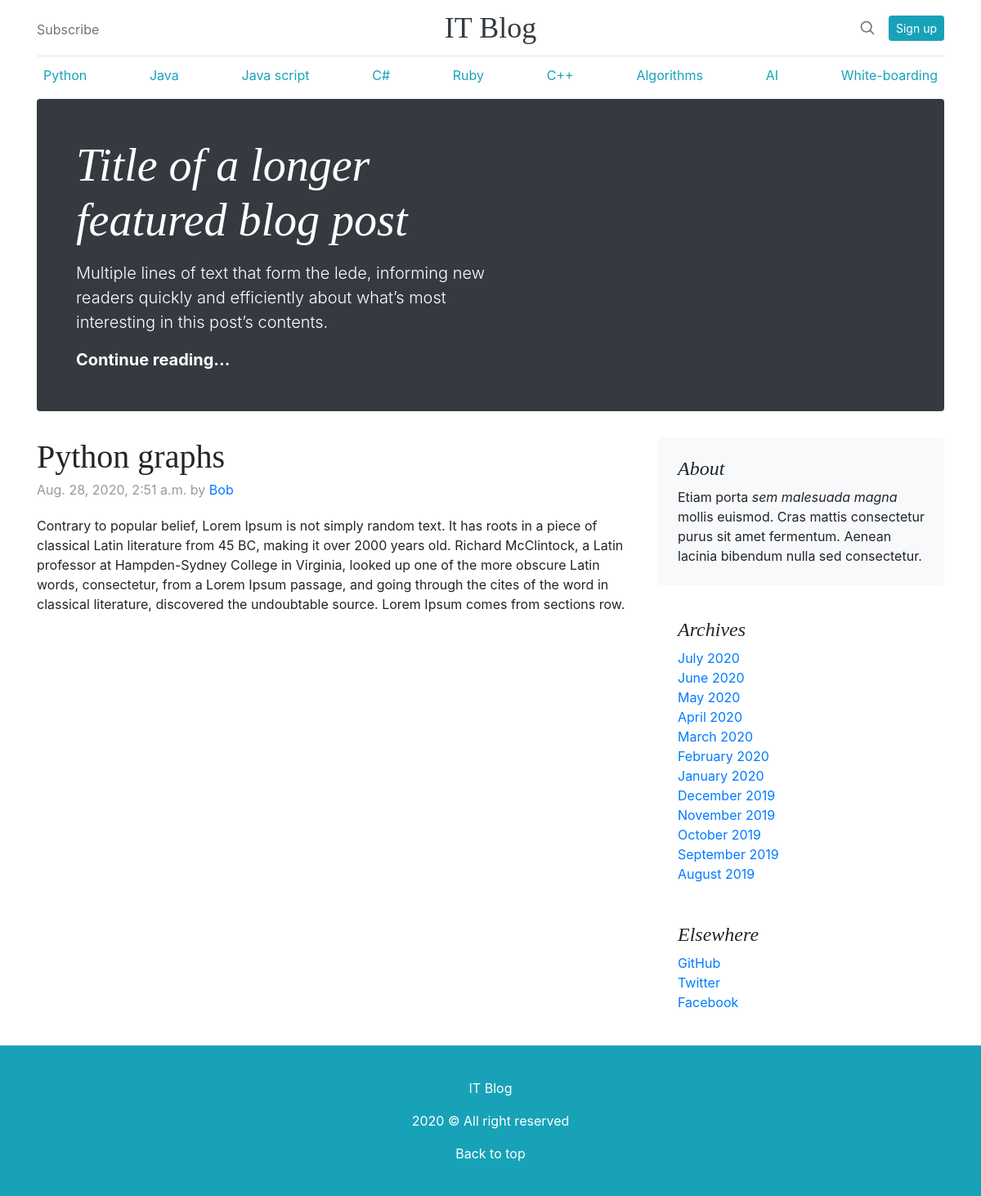
The page /post_detail/2 on the database as committed earlier.
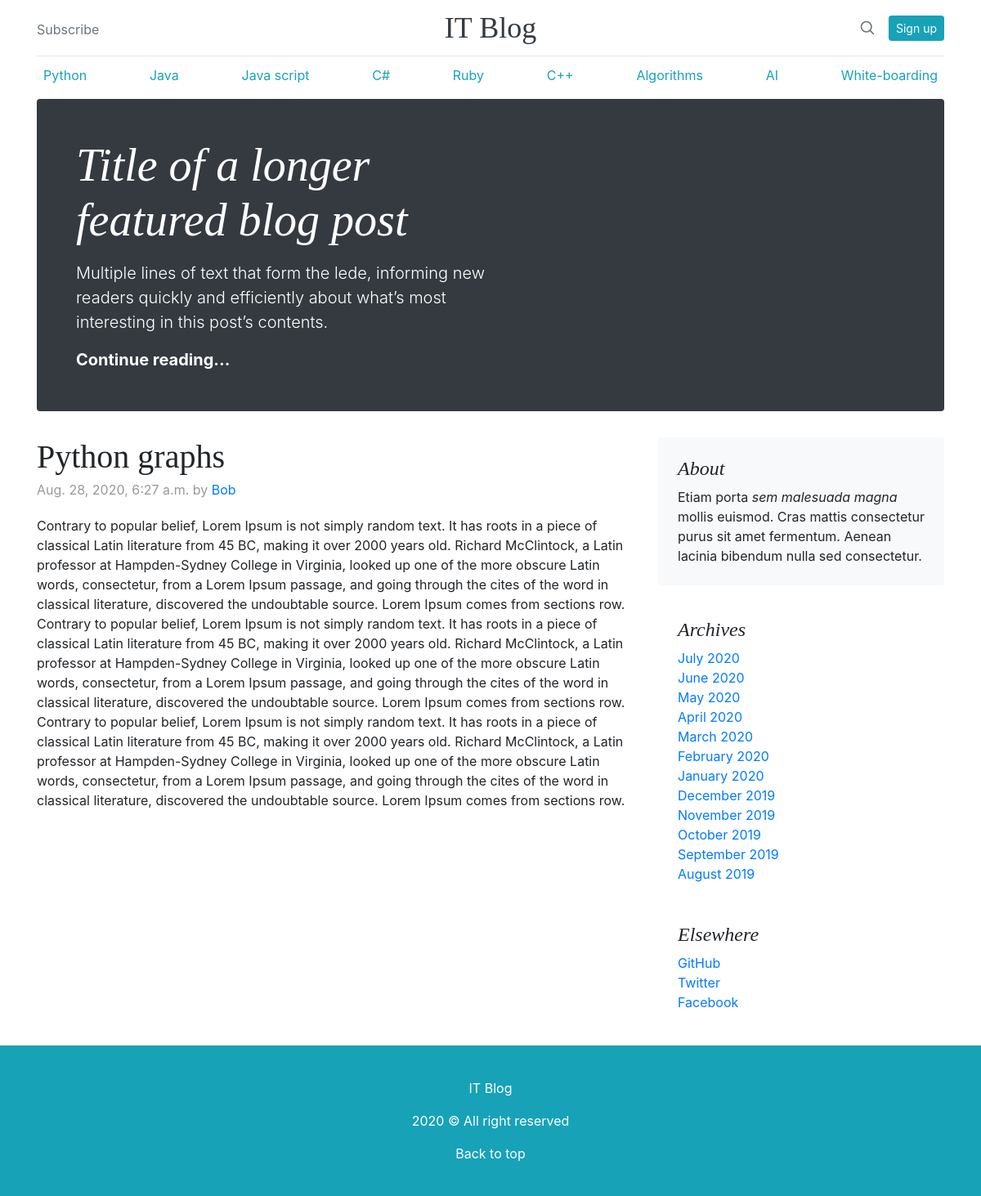
The same page on the database as committed later.
### blog/models.py (models this page shows)
class Blog(models.Model):
    title = models.CharField(max_length=64)
    author = models.ForeignKey('auth.user', on_delete=models.CASCADE)
    rubric = models.CharField(max_length=64, null=True)
    body = models.TextField(null=True)
    time = models.DateTimeField(auto_now=True)

### blog/views.py (the view)
# urls.py: path('post_detail/<int:pk>', PostPageView.as_view(), name='post_detail'),
class PostPageView(DetailView):
    template_name = "post_detail.html"
    model = Blog

### templates/post_detail.html (shortened to what this page needs)
{% extends 'base.html'%}
{% block content %}
<div class="blog-post">
    <h2 class="blog-post-title">{{blog.title}}</h2>
    <p class="blog-post-meta">{{blog.time}} by <a href="#">{{blog.author}}</a></p>
    <p>{{blog.body}}</p>
  </div>
{% endblock content %}

### templates/base.html (shortened to what this page needs)
<!DOCTYPE html>
<html lang="en">
    <head>
    <link rel="stylesheet" href="/static/style.css" type="text/css">
    <link rel="stylesheet" href="https://stackpath.bootstrapcdn.com/bootstrap/4.5.2/css/bootstrap.min.css">
    </head>
    <body>
        {% block container %}
    <div class="container">
    <header class="blog-header py-3">
        <div class="row flex-nowrap justify-content-between align-items-center">
        <div class="col-4 pt-1">
            <a class="text-muted" href="#">Subscribe</a>
        </div>
        <div class="col-4 text-center">
            <a class="blog-header-logo text-dark" href="#">IT Blog</a>
        </div>
        <div class="col-4 d-flex justify-content-end align-items-center">
            <a class="text-muted" href="#" aria-label="Search">
            <svg xmlns="http://www.w3.org/2000/svg" width="20" height="20" fill="none" stroke="currentColor" stroke-linecap="round" stroke-linejoin="round" stroke-width="2" class="mx-3" role="img" viewBox="0 0 24 24" focusable="false"><title>Search</title><circle cx="10.5" cy="10.5" r="7.5"/><path d="M21 21l-5.2-5.2"/></svg>
            </a>
            <a class="btn btn-sm btn-info" href="#">Sign up</a>
        </div>
        </div>
    </header>
    <div class="nav-scroller py-1 mb-2">
        <nav class="nav d-flex justify-content-between">
        <a class="p-2 text-info" href="#">Python</a>
        <a class="p-2 text-info" href="#">Java</a>
        <a class="p-2 text-info" href="#">Java script</a>
        <a class="p-2 text-info" href="#">C#</a>
        <a class="p-2 text-info" href="#">Ruby</a>
        <a class="p-2 text-info" href="#">C++</a>
        <a class="p-2 text-info" href="#">Algorithms</a>
        <a class="p-2 text-info" href="#">AI</a>
        <a class="p-2 text-info" href="#">White-boarding</a>
        </nav>
    </div>
    <div class="jumbotron p-4 p-md-5 text-white rounded bg-dark">
        <div class="col-md-6 px-0">
        <h1 class="display-4 font-italic">Title of a longer featured blog post</h1>
        <p class="lead my-3">Multiple lines of text that form the lede, informing new readers quickly and efficiently about what’s most interesting in this post’s contents.</p>
        <p class="lead mb-0"><a href="#" class="text-white font-weight-bold">Continue reading...</a></p>
        </div>
    </div>
    </div>
{% endblock container %}
        <main role="main" class="container">
            <div class="row">
                <div class="col-md-8 blog-main">
                {% block content %}{% endblock content %}
                </div>
                <aside class="col-md-4 blog-sidebar">
                    <div class="p-4 mb-3 bg-light rounded">
                        <h4 class="font-italic">About</h4>
                        <p class="mb-0">Etiam porta <em>sem malesuada magna</em> mollis euismod. Cras mattis consectetur purus sit amet fermentum. Aenean lacinia bibendum nulla sed consectetur.</p>
                    </div>
                    <div class="p-4">
                        <h4 class="font-italic">Archives</h4>
                        <ol class="list-unstyled mb-0">
                        <li><a href="#">July 2020</a></li>
                        <li><a href="#">June 2020</a></li>
                        <li><a href="#">May 2020</a></li>
                        <li><a href="#">April 2020</a></li>
                        <li><a href="#">March 2020</a></li>
                        <li><a href="#">February 2020</a></li>
                        <li><a href="#">January 2020</a></li>
                        <li><a href="#">December 2019</a></li>
                        <li><a href="#">November 2019</a></li>
                        <li><a href="#">October 2019</a></li>
                        <li><a href="#">September 2019</a></li>
                        <li><a href="#">August 2019</a></li>
                        </ol>
                    </div>
                    <div class="p-4">
                        <h4 class="font-italic">Elsewhere</h4>
                        <ol class="list-unstyled">
                        <li><a href="#">GitHub</a></li>
                        <li><a href="#">Twitter</a></li>
                        <li><a href="#">Facebook</a></li>
                        </ol>
                    </div>
                </aside>
            </div>
        </main>
        <footer class="blog-footer bg-info text-white">
            <p>IT Blog</p>
            <p>2020 &copy All right reserved</p>
            <p>
                <a class="text-white"href="#">Back to top</a>
            </p>
        </footer>
    </body>
</html>

### static/style.css (style rules this page uses)
.blog-header { line-height: 1; border-bottom: 1px solid #e5e5e5; }
.blog-header-logo { font-family: "Playfair Display", Georgia, "Times New Roman", serif; font-size: 2.25rem; }
h1, h2, h3, h4, h5, h6 { font-family: "Playfair Display", Georgia, "Times New Roman", serif; }
.display-4 { font-size: 2.5rem; }
@media (min-width: 768px) { .display-4 { font-size: 3rem; } }
.nav-scroller { position: relative; z-index: 2; height: 2.75rem; overflow-y: hidden; }
.nav-scroller .nav { display: -ms-flexbox; display: flex; -ms-flex-wrap: nowrap; flex-wrap: nowrap; padding-bottom: 1rem; margin-top: -1px; overflow-x: auto; text-align: center; white-space: nowrap; -webkit-overflow-scrolling: touch; }
.blog-post { margin-bottom: 4rem; }
.blog-post-title { margin-bottom: .25rem; font-size: 2.5rem; }
.blog-post-meta { margin-bottom: 1.25rem; color: #999; }
.blog-footer { padding: 2.5rem 0; text-align: center; border-top: .05rem solid #e5e5e5; }
.blog-footer p:last-child { margin-bottom: 0; }

Rows that differ between the two databases and show on the page:
changed Blog "Python graphs": time "Aug. 28, 2020, 2:51 a.m." → "Aug. 28, 2020, 6:27 a.m."; body "…comes from sections row." → "…comes from sections row. Contrary to popular belief, Lorem Ipsum is not simply random text. It has roots in a piece of classical Latin literature from 45 BC, making it over 2000 years old. Richard McClintock, a Latin professor at Hampden-Sydney College in Virginia, looked up one of the more obscure Latin words, consectetur, from a Lorem Ipsum passage, and going through the cites of the word in classical literature, discovered the undoubtable source. Lorem Ipsum comes from sections row. Contrary to popular belief, Lorem Ipsum is not simply random text. It has roots in a piece of classical Latin literature from 45 BC, making it over 2000 years old. Richard McClintock, a Latin professor at…"
